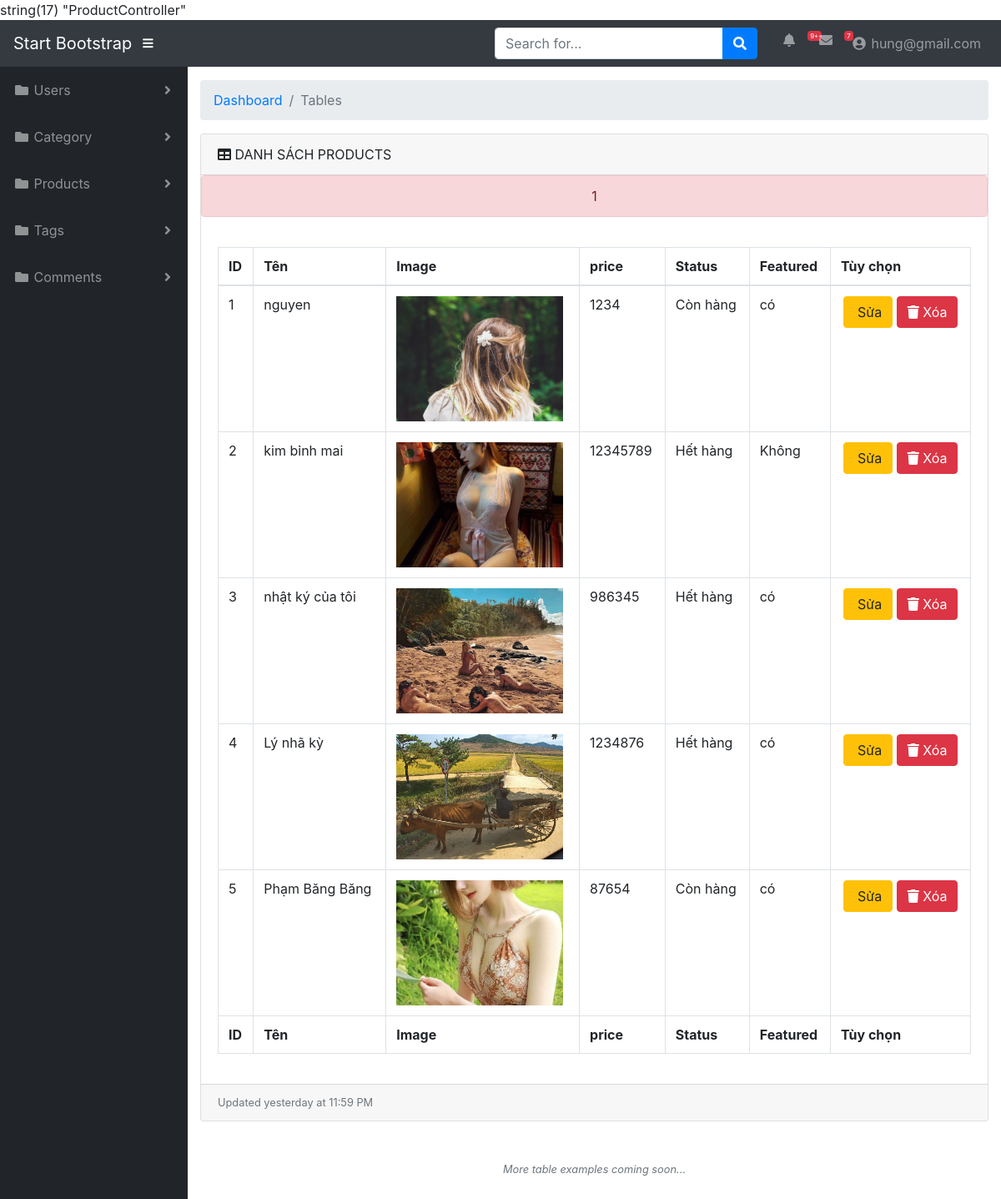
Screenshot of /index?controllers=Product&action=index (signed in) with the database file from the repository.
### tables this page shows
CREATE TABLE IF NOT EXISTS `products` (
  `id` int(11) NOT NULL AUTO_INCREMENT,
  `title` varchar(100) NOT NULL,
  `slug` varchar(100) NOT NULL,
  `price` double NOT NULL,
  `image` varchar(100) NOT NULL,
  `status` int(11) NOT NULL,
  `featured` int(11) NOT NULL,
  `desciption` text NOT NULL,
  `cate_id` int(11) NOT NULL,
  `tag_id` int(11) NOT NULL,
  `created_at` timestamp NOT NULL DEFAULT CURRENT_TIMESTAMP,
  `updated_at` timestamp NOT NULL DEFAULT CURRENT_TIMESTAMP,
  PRIMARY KEY (`id`),
  KEY `lien_ket_cate` (`cate_id`),
  KEY `lien_ket_tag` (`tag_id`)
);

### controllers/ProductController.php (called while the page is built, shortened)
<?php
require_once 'models/ProductModel.php';
class ProductController
{
	public function index()
	{
		$product = new ProductModel();
		$products=$product->index();
		include 'views/admin/product/list.php';
	}
}
?>

### index.php (called while the page is built, shortened)
<?php
include 'Helpers/loadFile.php';
?>

### config/db.php (called while the page is built, shortened)
<?php
class Database{
    private static $dns='mysql:host=localhost;dbname=mvc_project2;charset=utf8';
    private static $username='root';
    private static $password='';
    public $conn = ' ';
    public function connect()
    {
        try {
            $this->conn = new PDO(self::$dns,self::$username,self::$password);
        } catch (PDOException $e) {
            echo "KẾt nối thất bại: " . $e->getMessage();
        }
        return $this->conn;
    }
}
?>

### models/ProductModel.php (called while the page is built, shortened)
<?php
require_once 'config/db.php';
class ProductModel extends Database
{
	function index(){
		$querySelect = $this->conn->prepare("SELECT * FROM products");
		$querySelect->execute();
		$product = $querySelect->fetchAll(PDO::FETCH_ASSOC);
		return $product;
	}
}
?>

### views/admin/product/list.php (the view)
<?php
include 'views/admin/layout/header.php';
?>
<div id="wrapper">
	<?php
	include 'views/admin/layout/sidebar.php';
	?>
	<div id="content-wrapper">
		<div class="container-fluid">
			<ol class="breadcrumb">
				<li class="breadcrumb-item">
					<a href="#">Dashboard</a>
				</li>
				<li class="breadcrumb-item active">Tables</li>
			</ol>
			<div class="card mb-3">
				<div class="card-header">
					<i class="fas fa-table"></i>
				DANH SÁCH PRODUCTS</div>
				<?php require_once 'views/admin/message/message.php'; ?>
				<div class="card-body">
					<div class="table-responsive">
						<table class="table table-bordered" id="dataTable" width="100%" cellspacing="0">
							<thead>
								<tr>
									<th>ID</th>
									<th>Tên</th>
									<th>Image</th>
									<th>price</th>
									<th>Status</th>
									<th>Featured</th>
									<th>Tùy chọn</th>
								</tr>
							</thead>
							<tfoot>
								<tr>
									<th>ID</th>
									<th>Tên</th>
									<th>Image</th>
									<th>price</th>
									<th>Status</th>
									<th>Featured</th>
									<th>Tùy chọn</th>
								</tr>
							</tfoot>
							<tbody>
								<?php foreach ($products as $key => $value): ?>
									<tr>
										<td><?php echo $value['id']; ?></td>
										<td><?php echo $value['title']; ?></td>
										<td><img style="width: 200px;height: 150px; object-fit: cover;" src="<?php echo $value['image']; ?>"></td>
										<td><?php echo $value['price']; ?></td>
										<td> <?php if($value['status']==1){echo "Còn hàng";}else{echo "Hết hàng";}  ?></td>
										<td><?php if($value['featured']==1){echo "có";}else{echo "Không";}   ?></td>
										<td  class="text-center">
											<a href="index?controllers=Product&action=edit&id=<?php echo $value['id']; ?>" class="btn btn-warning"><i class="fa fa-pencil" aria-hidden="true"></i> Sửa</a>
											<a href="index?controllers=Product&action=delete&id=<?php echo $value['id']; ?>" class="btn btn-danger" onclick="return confirm('Bạn có chắc chắn muốn xóa?')"><i class="fa fa-trash" aria-hidden="true"></i> Xóa</a>
										</td>
									</tr>
								<?php endforeach ?>
							</tbody>
						</table>
					</div>
				</div>
				<div class="card-footer small text-muted">Updated yesterday at 11:59 PM</div>
			</div>
			<p class="small text-center text-muted my-5">
				<em>More table examples coming soon...</em>
			</p>
		</div>
	</div>
</div>
<?php
include 'views/admin/layout/footer.php';
?>

### rows the page displays
products: id "1", title "nguyen", image (picture), price "1234", status "Còn hàng", featured "có"
products: id "2", title "kim bỉnh mai", image (picture), price "12345789", status "Hết hàng", featured "Không"
products: id "3", title "nhật ký của tôi", image (picture), price "986345", status "Hết hàng", featured "có"
products: id "4", title "Lý nhã kỳ", image (picture), price "1234876", status "Hết hàng", featured "có"
products: id "5", title "Phạm Băng Băng", image (picture), price "87654", status "Còn hàng", featured "có"

### other values shown
$_SESSION['email'] "hung@gmail.com"
$_SESSION['loged'] "1"
